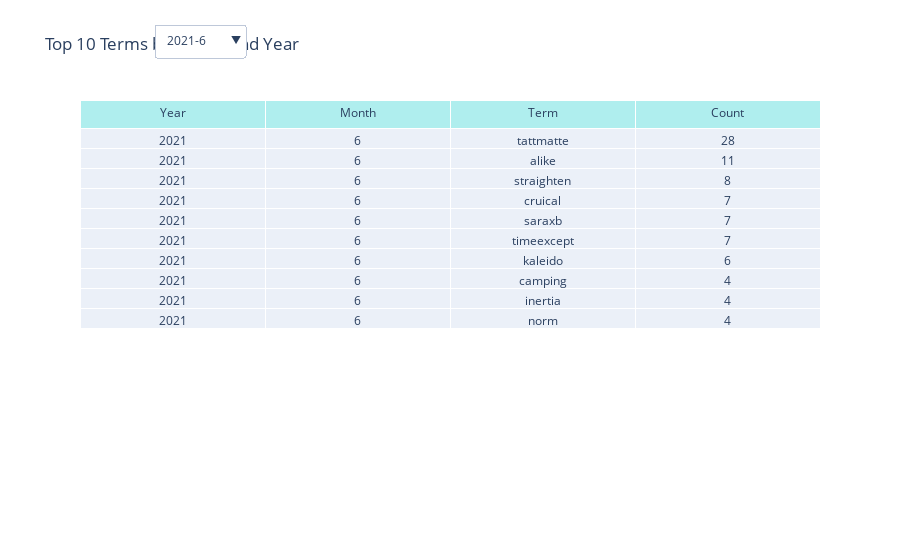

This figure's notebook cell:
### Code cell
import pandas as pd
import plotly.graph_objects as go
# Sort DataFrame by year, month, and count for visualization and filter for top 10 terms each month
pdf_top_terms_monthly_sorted = pdf_top_terms_monthly.sort_values(by=['year', 'month', 'count'], ascending=[True, True, False])
pdf_top_terms_monthly_top10 = pdf_top_terms_monthly_sorted.groupby(['year', 'month']).head(10)
pdf_top_terms_monthly_top10.to_csv('../../data/csv/top10_popular_words.csv', index=False)

# Initialize the figure
fig = go.Figure()

# Add the table to the figure with the sorted data
fig.add_trace(go.Table(
    header=dict(values=['Year', 'Month', 'Term', 'Count'], fill_color='paleturquoise'),
    cells=dict(values=[pdf_top_terms_monthly_top10.year, 
                       pdf_top_terms_monthly_top10.month, 
                       pdf_top_terms_monthly_top10.term, 
                       pdf_top_terms_monthly_top10['count']], fill_color='lavender')
))

# Function to create a filter button
def create_filter_button(year, month):
    # Filter data based on year and month
    filtered_data = pdf_top_terms_monthly_top10[
        (pdf_top_terms_monthly_top10['year'] == year) & 
        (pdf_top_terms_monthly_top10['month'] == month)
    ]
    
    # Create a button for the filter
    return dict(
        label=f"{year}-{month}",
        method="update",
        args=[{"cells": {"values": [filtered_data.year, 
                                    filtered_data.month, 
                                    filtered_data.term, 
                                    filtered_data['count']]}}],
    )

# Add a button for selecting all data
def create_select_all_button():
    return dict(
        label="Select All",
        method="update",
        args=[{"cells": {"values": [pdf_top_terms_monthly_top10.year, 
                                    pdf_top_terms_monthly_top10.month, 
                                    pdf_top_terms_monthly_top10.term, 
                                    pdf_top_terms_monthly_top10['count']]}}],
    )

# Create filter buttons for each year and month combination, plus the 'Select All' option
buttons = [create_select_all_button()] + [
    create_filter_button(year, month)
    for year in sorted(pdf_top_terms_monthly_top10['year'].unique())
    for month in sorted(pdf_top_terms_monthly_top10['month'].unique())
]

# Add dropdown menu with buttons
fig.update_layout(
    updatemenus=[{
        "buttons": buttons,
        "direction": "down",
        "showactive": True,
        "x": 0.1,
        "xanchor": "left",
        "y": 1.2,
        "yanchor": "top"
    }],
    title="Top 10 Terms by Month and Year"
)

# Show the figure
fig.show()

# Save the Plotly figure to an HTML file
html_file_path = '../../data/plots/nlp_yyl/top_terms_monthly_figure.html'  # Adjust the path as needed
fig.write_html(html_file_path)

### Figure 1 — Plotly figure (JSON) as saved in the notebook; plotly's stock layout.template omitted (floating-point values rounded to 4 significant figures; data arrays with more than 128 entries replaced by an {"elided": "..."} marker saying what was removed)
{"data": [{"cells": {"values": [[2021, 2021, 2021, 2021, 2021, 2021, 2021, 2021, 2021, 2021], [6, 6, 6, 6, 6, 6, 6, 6, 6, 6], ["tattmatte", "alike", "straighten", "cruical", "saraxb", "timeexcept", "kaleido", "camping", "inertia", "norm"], [28, 11, 8, 7, 7, 7, 6, 4, 4, 4]]}, "header": {"fill": {"color": "paleturquoise"}, "values": ["Year", "Month", "Term", "Count"]}, "type": "table"}], "layout": {"autosize": true, "title": {"text": "Top 10 Terms by Month and Year"}, "updatemenus": [{"active": 6, "buttons": [{"args": [{"cells": {"values": {"elided": "4x270 mixed values"}}}], "label": "Select All", "method": "update"}, {"args": [{"cells": {"values": [[2021, 2021, 2021, 2021, 2021, 2021, 2021, 2021, 2021, 2021], [1, 1, 1, 1, 1, 1, 1, 1, 1, 1], ["tattmatte", "cruical", "alike", "straighten", "kaleido", "frosting", "saraxb", "repackages", "tanvery", "directs"], [27, 14, 12, 8, 8, 7, 6, 6, 5, 5]]}}], "label": "2021-1", "method": "update"}, {"args": [{"cells": {"values": [[2021, 2021, 2021, 2021, 2021, 2021, 2021, 2021, 2021, 2021], [2, 2, 2, 2, 2, 2, 2, 2, 2, 2], ["tattmatte", "alike", "straighten", "cruical", "cakeddry", "flavors", "kaleido", "human", "runaround", "layeringbuilding"], [26, 12, 12, 11, 7, 7, 7, 7, 6, 6]]}}], "label": "2021-2", "method": "update"}, {"args": [{"cells": {"values": [[2021, 2021, 2021, 2021, 2021, 2021, 2021, 2021, 2021, 2021], [3, 3, 3, 3, 3, 3, 3, 3, 3, 3], ["tattmatte", "alike", "kaleido", "straighten", "cruical", "vidos", "allergy", "runaround", "jogs", "sisters"], [23, 20, 13, 10, 8, 6, 5, 5, 5, 5]]}}], "label": "2021-3", "method": "update"}, {"args": [{"cells": {"values": [[2021, 2021, 2021, 2021, 2021, 2021, 2021, 2021, 2021, 2021], [4, 4, 4, 4, 4, 4, 4, 4, 4, 4], ["tattmatte", "alike", "straighten", "runaround", "kaleido", "complicating", "saraxb", "sisters", "professionall", "realise"], [37, 18, 12, 9, 8, 8, 7, 5, 5, 5]]}}], "label": "2021-4", "method": "update"}, {"args": [{"cells": {"values": [[2021, 2021, 2021, 2021, 2021, 2021, 2021, 2021, 2021, 2021], [5, 5, 5, 5, 5, 5, 5, 5, 5, 5], ["tattmatte", "alike", "straighten", "sisters", "frosting", "intobuild", "minty", "saraxb", "madness", "tackles"], [22, 10, 7, 5, 5, 5, 4, 4, 4, 4]]}}], "label": "2021-5", "method": "update"}, {"args": [{"cells": {"values": [[2021, 2021, 2021, 2021, 2021, 2021, 2021, 2021, 2021, 2021], [6, 6, 6, 6, 6, 6, 6, 6, 6, 6], ["tattmatte", "alike", "straighten", "cruical", "saraxb", "timeexcept", "kaleido", "camping", "inertia", "norm"], [28, 11, 8, 7, 7, 7, 6, 4, 4, 4]]}}], "label": "2021-6", "method": "update"}, {"args": [{"cells": {"values": [[2021, 2021, 2021, 2021, 2021, 2021, 2021, 2021, 2021, 2021], [7, 7, 7, 7, 7, 7, 7, 7, 7, 7], ["tattmatte", "alike", "jogs", "runaround", "straighten", "complicating", "norm", "cruical", "kaleido", "madness"], [34, 15, 7, 7, 6, 6, 5, 5, 5, 4]]}}], "label": "2021-7", "method": "update"}, {"args": [{"cells": {"values": [[2021, 2021, 2021, 2021, 2021, 2021, 2021, 2021, 2021, 2021], [8, 8, 8, 8, 8, 8, 8, 8, 8, 8], ["tattmatte", "alike", "lookbooks", "camping", "straighten", "jogs", "repackages", "directs", "cruical", "saraxb"], [19, 14, 8, 8, 7, 6, 5, 5, 5, 5]]}}], "label": "2021-8", "method": "update"}, {"args": [{"cells": {"values": [[2021, 2021, 2021, 2021, 2021, 2021, 2021, 2021, 2021, 2021], [9, 9, 9, 9, 9, 9, 9, 9, 9, 9], ["tattmatte", "alike", "tinged", "cruical", "frosting", "straighten", "opted", "knook", "directs", "curvitude"], [21, 18, 9, 8, 8, 7, 6, 6, 5, 5]]}}], "label": "2021-9", "method": "update"}, {"args": [{"cells": {"values": [[2021, 2021, 2021, 2021, 2021, 2021, 2021, 2021, 2021, 2021], [10, 10, 10, 10, 10, 10, 10, 10, 10, 10], ["tattmatte", "straighten", "runaround", "alike", "cruical", "hyaluronics", "kaleido", "camping", "saraxb", "jamata"], [24, 10, 9, 9, 7, 5, 5, 4, 4, 4]]}}], "label": "2021-10", "method": "update"}, {"args": [{"cells": {"values": [[2021, 2021, 2021, 2021, 2021, 2021, 2021, 2021, 2021, 2021], [11, 11, 11, 11, 11, 11, 11, 11, 11, 11], ["tattmatte", "alike", "straighten", "kaleido", "frosting", "saraxb", "cruical", "shivers", "camping", "das"], [21, 12, 8, 8, 6, 6, 6, 5, 4, 4]]}}], "label": "2021-11", "method": "update"}, {"args": [{"cells": {"values": [[2021, 2021, 2021, 2021, 2021, 2021, 2021, 2021, 2021, 2021], [12, 12, 12, 12, 12, 12, 12, 12, 12, 12], ["tattmatte", "straighten", "cruical", "saraxb", "alike", "kaleido", "directs", "inertia", "vidos", "duane"], [18, 13, 9, 9, 9, 8, 5, 5, 5, 5]]}}], "label": "2021-12", "method": "update"}, {"args": [{"cells": {"values": [[2022, 2022, 2022, 2022, 2022, 2022, 2022, 2022, 2022, 2022], [1, 1, 1, 1, 1, 1, 1, 1, 1, 1], ["tattmatte", "straighten", "alike", "kaleido", "saraxb", "nyxmeh", "timeexcept", "cruical", "vidos", "jamata"], [22, 13, 12, 11, 7, 6, 6, 6, 6, 5]]}}], "label": "2022-1", "method": "update"}, {"args": [{"cells": {"values": [[2022, 2022, 2022, 2022, 2022, 2022, 2022, 2022, 2022, 2022], [2, 2, 2, 2, 2, 2, 2, 2, 2, 2], ["tattmatte", "alike", "straighten", "saraxb", "permanent", "camping", "kaleido", "sisters", "frosting", "robot"], [39, 20, 8, 7, 6, 6, 6, 5, 5, 5]]}}], "label": "2022-2", "method": "update"}, {"args": [{"cells": {"values": [[2022, 2022, 2022, 2022, 2022, 2022, 2022, 2022, 2022, 2022], [3, 3, 3, 3, 3, 3, 3, 3, 3, 3], ["tattmatte", "alike", "kaleido", "cruical", "runaround", "outs", "straighten", "bumped", "sisters", "responder"], [42, 20, 14, 11, 10, 8, 7, 6, 6, 6]]}}], "label": "2022-3", "method": "update"}, {"args": [{"cells": {"values": [[2022, 2022, 2022, 2022, 2022, 2022, 2022, 2022, 2022, 2022], [4, 4, 4, 4, 4, 4, 4, 4, 4, 4], ["tattmatte", "alike", "saraxb", "straighten", "kaleido", "temptation", "mil", "cruical", "creamwhatever", "travelsized"], [42, 24, 13, 13, 8, 6, 6, 6, 6, 5]]}}], "label": "2022-4", "method": "update"}, {"args": [{"cells": {"values": [[2022, 2022, 2022, 2022, 2022, 2022, 2022, 2022, 2022, 2022], [5, 5, 5, 5, 5, 5, 5, 5, 5, 5], ["tattmatte", "alike", "straighten", "saraxb", "kaleido", "camping", "dewyglowynonmatte", "cruical", "frosting", "directs"], [41, 27, 22, 10, 9, 7, 6, 6, 6, 6]]}}], "label": "2022-5", "method": "update"}, {"args": [{"cells": {"values": [[2022, 2022, 2022, 2022, 2022, 2022, 2022, 2022, 2022, 2022], [6, 6, 6, 6, 6, 6, 6, 6, 6, 6], ["tattmatte", "alike", "kaleido", "straighten", "jogs", "saraxb", "numetal", "usd", "frosting", "runaround"], [21, 18, 12, 8, 6, 6, 5, 5, 5, 5]]}}], "label": "2022-6", "method": "update"}, {"args": [{"cells": {"values": [[2022, 2022, 2022, 2022, 2022, 2022, 2022, 2022, 2022, 2022], [7, 7, 7, 7, 7, 7, 7, 7, 7, 7], ["tattmatte", "alike", "kaleido", "straighten", "tintbase", "camping", "horrendous", "shivers", "lustreglass", "sisters"], [22, 20, 11, 10, 6, 6, 6, 6, 5, 5]]}}], "label": "2022-7", "method": "update"}, {"args": [{"cells": {"values": [[2022, 2022, 2022, 2022, 2022, 2022, 2022, 2022, 2022, 2022], [8, 8, 8, 8, 8, 8, 8, 8, 8, 8], ["kaleido", "tattmatte", "alike", "camping", "straighten", "sisters", "saraxb", "lookbooks", "cruical", "furnature"], [22, 20, 13, 12, 12, 10, 8, 8, 8, 7]]}}], "label": "2022-8", "method": "update"}, {"args": [{"cells": {"values": [[2022, 2022, 2022, 2022, 2022, 2022, 2022, 2022, 2022, 2022], [9, 9, 9, 9, 9, 9, 9, 9, 9, 9], ["tattmatte", "alike", "kaleido", "straighten", "saraxb", "camping", "laura", "sisters", "responder", "shivers"], [24, 19, 17, 13, 10, 9, 7, 7, 6, 6]]}}], "label": "2022-9", "method": "update"}, {"args": [{"cells": {"values": [[2022, 2022, 2022, 2022, 2022, 2022, 2022, 2022, 2022, 2022], [10, 10, 10, 10, 10, 10, 10, 10, 10, 10], ["tattmatte", "alike", "kaleido", "straighten", "saraxb", "sisters", "spoilers", "runaround", "professionall", "cruical"], [38, 30, 14, 13, 12, 10, 9, 9, 9, 9]]}}], "label": "2022-10", "method": "update"}, {"args": [{"cells": {"values": [[2022, 2022, 2022, 2022, 2022, 2022, 2022, 2022, 2022, 2022], [11, 11, 11, 11, 11, 11, 11, 11, 11, 11], ["tattmatte", "alike", "kaleido", "cruical", "straighten", "bumped", "directs", "lookbooks", "runaround", "jogs"], [22, 19, 18, 10, 9, 8, 8, 7, 7, 6]]}}], "label": "2022-11", "method": "update"}, {"args": [{"cells": {"values": [[2022, 2022, 2022, 2022, 2022, 2022, 2022, 2022, 2022, 2022], [12, 12, 12, 12, 12, 12, 12, 12, 12, 12], ["tattmatte", "alike", "straighten", "saraxb", "lookbooks", "kaleido", "cruical", "frosting", "wasteland", "coupled"], [39, 28, 16, 14, 14, 14, 10, 10, 9, 9]]}}], "label": "2022-12", "method": "update"}, {"args": [{"cells": {"values": [[2023, 2023, 2023, 2023, 2023, 2023, 2023, 2023, 2023, 2023], [1, 1, 1, 1, 1, 1, 1, 1, 1, 1], ["tattmatte", "alike", "straighten", "kaleido", "cruical", "directs", "lookbooks", "jogs", "sisters", "professionall"], [42, 34, 23, 21, 21, 12, 11, 10, 10, 10]]}}], "label": "2023-1", "method": "update"}, {"args": [{"cells": {"values": [[2023, 2023, 2023, 2023, 2023, 2023, 2023, 2023, 2023, 2023], [2, 2, 2, 2, 2, 2, 2, 2, 2, 2], ["tattmatte", "alike", "straighten", "kaleido", "lookbooks", "tuts", "repackages", "perk", "jamata", "khalo"], [54, 39, 29, 20, 10, 10, 9, 9, 8, 8]]}}], "label": "2023-2", "method": "update"}, {"args": [{"cells": {"values": [[2023, 2023, 2023, 2023, 2023, 2023, 2023, 2023, 2023, 2023], [3, 3, 3, 3, 3, 3, 3, 3, 3, 3], ["tattmatte", "alike", "straighten", "directs", "kaleido", "cruical", "runaround", "repackages", "temptation", "lookbooks"], [48, 31, 30, 13, 12, 12, 10, 10, 10, 9]]}}], "label": "2023-3", "method": "update"}, {"args": [{"cells": {"values": [[], [], [], []]}}], "label": "2023-4", "method": "update"}, {"args": [{"cells": {"values": [[], [], [], []]}}], "label": "2023-5", "method": "update"}, {"args": [{"cells": {"values": [[], [], [], []]}}], "label": "2023-6", "method": "update"}, {"args": [{"cells": {"values": [[], [], [], []]}}], "label": "2023-7", "method": "update"}, {"args": [{"cells": {"values": [[], [], [], []]}}], "label": "2023-8", "method": "update"}, {"args": [{"cells": {"values": [[], [], [], []]}}], "label": "2023-9", "method": "update"}, {"args": [{"cells": {"values": [[], [], [], []]}}], "label": "2023-10", "method": "update"}, {"args": [{"cells": {"values": [[], [], [], []]}}], "label": "2023-11", "method": "update"}, {"args": [{"cells": {"values": [[], [], [], []]}}], "label": "2023-12", "method": "update"}], "direction": "down", "showactive": true, "x": 0.1, "xanchor": "left", "y": 1.2, "yanchor": "top"}]}}
